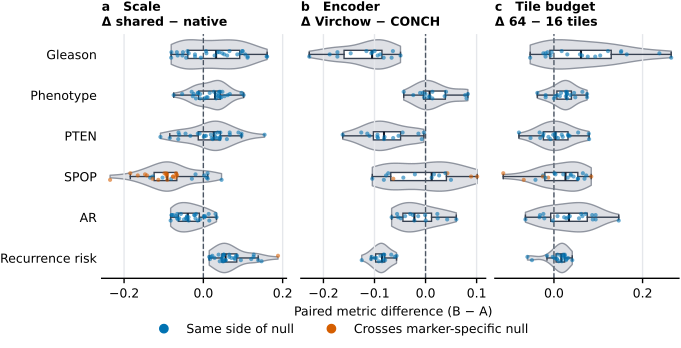

Here is the Python script that generated this plot:
"""Render distributions of all saved seed-matched stability contrasts."""
from __future__ import annotations

import argparse
from collections.abc import Sequence
from pathlib import Path

import matplotlib

matplotlib.use("Agg")
import matplotlib.pyplot as plt
import numpy as np
import pandas as pd

from projects.prostate_biomarker_validation.paper.figures.fig9_scale_tile_heatmap import (
    CONTRASTS,
    MARKERS,
    MARKER_LABELS,
    validate_contrasts,
)
from projects.prostate_biomarker_validation.paper.figures.style import (
    COLORBLIND_SAFE_PALETTE,
    DOUBLE_COLUMN_MM,
    apply_journal_style,
    figure_size,
    save_vector_figure,
)


ROOT = Path(__file__).resolve().parents[4]
DEFAULT_CONTRASTS = ROOT / "projects/prostate_biomarker_validation/paper/figure_data/fig9_stability_contrasts.csv"
DEFAULT_OUTPUT = Path(__file__).with_suffix(".pdf")
FIGURE_WIDTH_MM = DOUBLE_COLUMN_MM
CONTRAST_TITLES = {
    "native_vs_1.76": "Scale\nΔ shared − native",
    "virchow_vs_conch_at_1.76": "Encoder\nΔ Virchow − CONCH",
    "tile64_vs16": "Tile budget\nΔ 64 − 16 tiles",
}


def load_sources(source_paths: Sequence[Path]) -> tuple[pd.DataFrame]:
    if len(source_paths) != 1:
        raise ValueError("Supplementary Figure 5 requires one contrast CSV")
    contrasts = validate_contrasts(pd.read_csv(Path(source_paths[0])))
    if len(contrasts) != 390 or contrasts["pair_id"].duplicated().any():
        raise ValueError("Supplementary Figure 5 requires 390 unique paired contrasts")
    expected_counts = {
        "native_vs_1.76": 180,
        "virchow_vs_conch_at_1.76": 90,
        "tile64_vs16": 120,
    }
    if contrasts["contrast"].value_counts().to_dict() != expected_counts:
        raise ValueError("Supplementary Figure 5 contrast counts do not reconcile")
    for contrast in CONTRASTS:
        subset = contrasts.loc[contrasts["contrast"].eq(contrast)]
        if set(subset["marker"].astype(str)) != set(MARKERS):
            raise ValueError(f"Supplementary Figure 5 is missing a marker for {contrast}")
    values = pd.to_numeric(contrasts["delta_b_minus_a"], errors="coerce")
    if not np.isfinite(values).all():
        raise ValueError("Supplementary Figure 5 contains a non-finite paired difference")
    return (contrasts.sort_values(["contrast", "marker", "pair_id"]).reset_index(drop=True),)


def _deterministic_offsets(count: int) -> np.ndarray:
    if count <= 1:
        return np.zeros(count)
    sequence = np.arange(count, dtype=float)
    centered = (sequence % 7) - 3
    return centered * 0.027


def render(source_paths: Sequence[Path], output_pdf: Path) -> None:
    (contrasts,) = load_sources(source_paths)
    apply_journal_style()
    figure, axes = plt.subplots(
        1, 3, sharey=True,
        figsize=figure_size(175, 0.52),
        constrained_layout=True,
    )
    positions = np.arange(len(MARKERS))
    for panel_index, (axis, contrast) in enumerate(zip(axes, CONTRASTS, strict=True)):
        panel = contrasts.loc[contrasts["contrast"].eq(contrast)]
        distributions = [
            panel.loc[panel["marker"].eq(marker), "delta_b_minus_a"].astype(float).to_numpy()
            for marker in MARKERS
        ]
        violins = axis.violinplot(
            distributions, positions=positions, orientation="horizontal",
            showmeans=False, showmedians=False, showextrema=False, widths=0.72,
        )
        for body in violins["bodies"]:
            body.set_facecolor("#D1D5DB")
            body.set_edgecolor("#6B7280")
            body.set_alpha(0.72)
        axis.boxplot(
            distributions, positions=positions, orientation="horizontal", widths=0.20,
            showfliers=False, patch_artist=True,
            boxprops={"facecolor": "white", "edgecolor": "#374151"},
            medianprops={"color": "#111827", "linewidth": 1.5},
            whiskerprops={"color": "#374151"}, capprops={"color": "#374151"},
        )
        for marker_index, marker in enumerate(MARKERS):
            rows = panel.loc[panel["marker"].eq(marker)].sort_values("pair_id")
            colors = np.where(
                rows["null_crossing"].astype(bool),
                COLORBLIND_SAFE_PALETTE[1], COLORBLIND_SAFE_PALETTE[0],
            )
            axis.scatter(
                rows["delta_b_minus_a"].astype(float),
                marker_index + _deterministic_offsets(len(rows)),
                c=colors, s=9, alpha=0.58, edgecolor="none", zorder=3,
            )
        axis.axvline(0, color="#4B5563", linestyle="--")
        axis.set_title(
            f"{chr(ord('a') + panel_index)}   {CONTRAST_TITLES[contrast]}",
            loc="left", fontweight="bold", fontsize=9.0,
        )
        axis.set_yticks(positions, [MARKER_LABELS[marker] for marker in MARKERS])
        axis.grid(axis="x", color="#E5E7EB")
        axis.spines[["top", "right", "left"]].set_visible(False)
        axis.tick_params(axis="y", length=0)
    axes[0].invert_yaxis()
    axes[1].set_xlabel("Paired metric difference (B − A)")
    handles = (
        plt.Line2D([], [], marker="o", linestyle="none", color=COLORBLIND_SAFE_PALETTE[0],
                   label="Same side of null"),
        plt.Line2D([], [], marker="o", linestyle="none", color=COLORBLIND_SAFE_PALETTE[1],
                   label="Crosses marker-specific null"),
    )
    figure.legend(handles=handles, loc="outside lower center", ncol=2, frameon=False)
    save_vector_figure(figure, Path(output_pdf))


def main() -> None:
    parser = argparse.ArgumentParser(description=__doc__)
    parser.add_argument("--contrasts", type=Path, default=DEFAULT_CONTRASTS)
    parser.add_argument("--output", type=Path, default=DEFAULT_OUTPUT)
    args = parser.parse_args()
    render((args.contrasts,), args.output)


if __name__ == "__main__":
    main()
